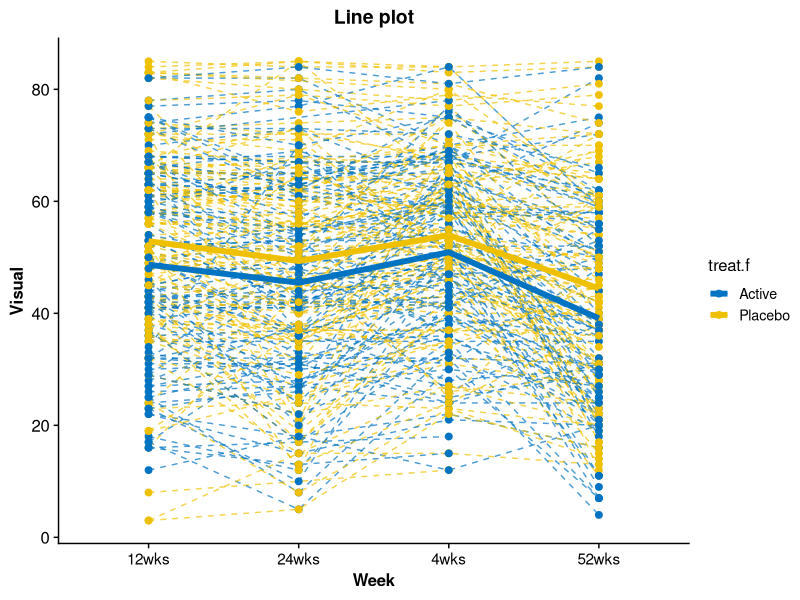
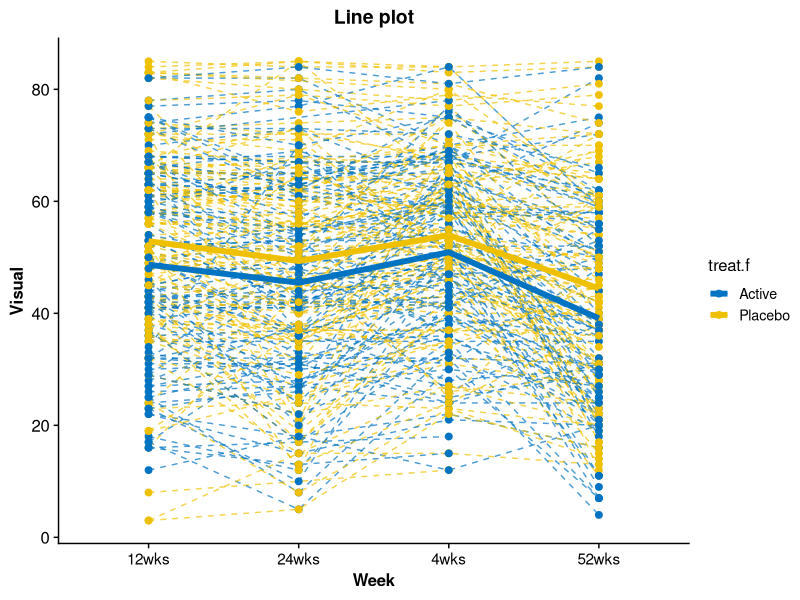

Write the R code that produced these figures, in order.
### line plot


library(tidyverse)
library(ggplot2)
library(cowplot)

# Load data

armd <- read_delim("example.data.armd.txt")

head(armd)

##### Use line plot to show the change in visual acuity for each subject over multiple follow-up visits and add the average lines according to treatment group.


## Calculate the average
df_mean = armd %>%
  group_by(treat.f, time.f) %>%
  summarise(visual = mean(visual, na.rm = T))


## plot
p = armd %>% 
  ggplot(aes(x = time.f, y = visual, colour = treat.f)) +
  geom_line(aes(group = subject),  linetype = 2, alpha = .7, size = .5) +
  geom_point(size=2) +
  scale_color_manual(values = c("#0073C2FF",  "#EFC000FF")) + 
  labs(x = "Week", y = "Visual", title = "Line plot") +
  
  geom_line(data = df_mean, aes(group = treat.f), linetype = 1,  alpha = 2, size = 2) +  ## add the average line
  theme_cowplot() +
  theme(plot.title = element_text(size = 14, face =  "bold", hjust = 0.5), text = element_text(size = 12), 
        axis.title = element_text(face="bold"), axis.text.x=element_text(size = 11))

p


ggsave(filename = "line.plot.pdf", p, height = 6, width = 7) 